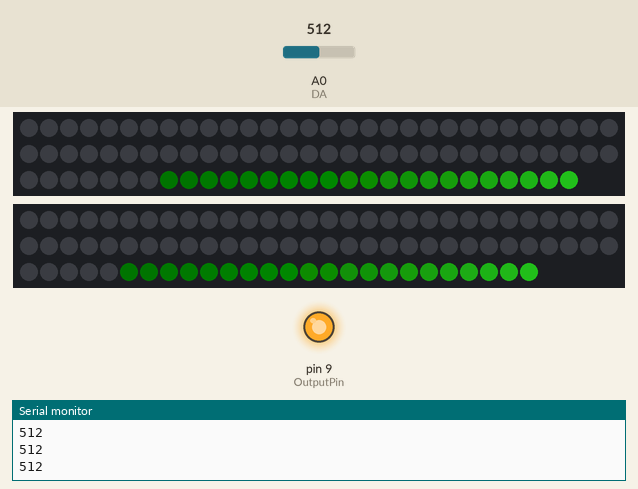
Simulated run of this sketch. Board: Arduino Uno, built with avr-gcc and run on an emulated ATmega328P. Parts: 88 RGB LEDs in strip order, left to right, continuing on the next row, 86 RGB LEDs in strip order, left to right, continuing on the next row, output pins drawn as LEDs (lit = HIGH), the last lines printed to the serial monitor. The test bench sets the inputs (shaded band); at power-on: A0 (DA) = 512. Dim RGB values are drawn brighter than linear; random numbers use the default seed unless the sketch sets one.

Above: at 2.7 s.
2.8 s: A0 (DA) set to 122
At 3.03 s:
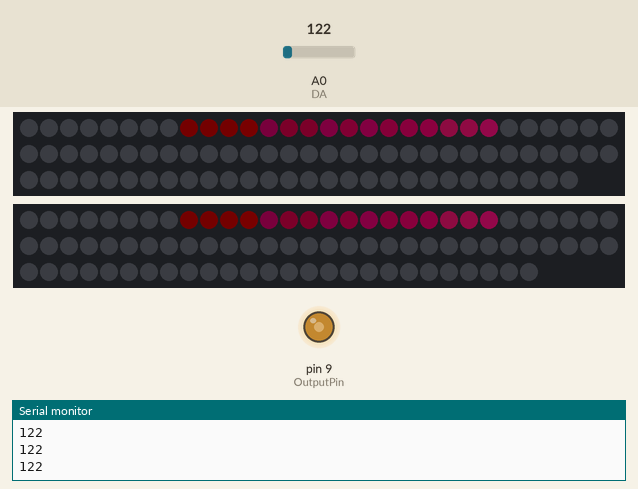
5.2 s: A0 (DA) set to 900
At 5.52 s:
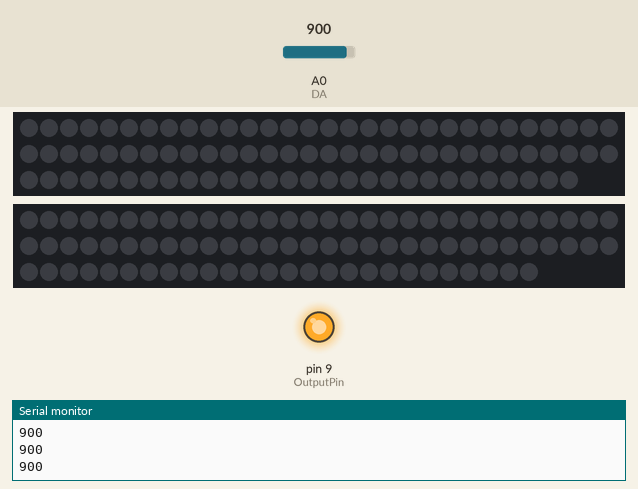
7.6 s: A0 (DA) set to 716
At 8.11 s:
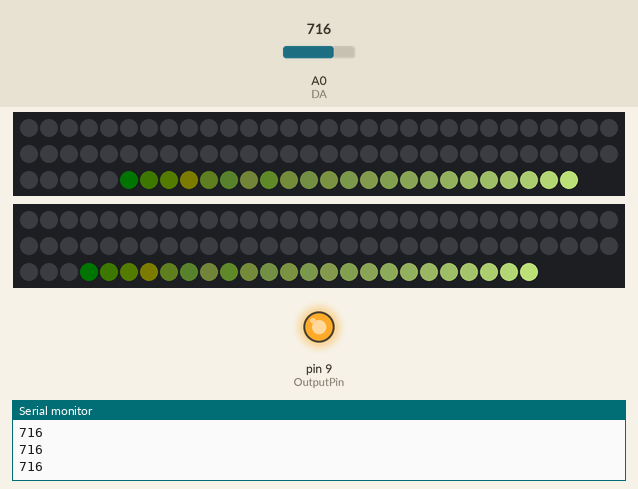
10.4 s: A0 (DA) set to 1023
At 11.38 s:
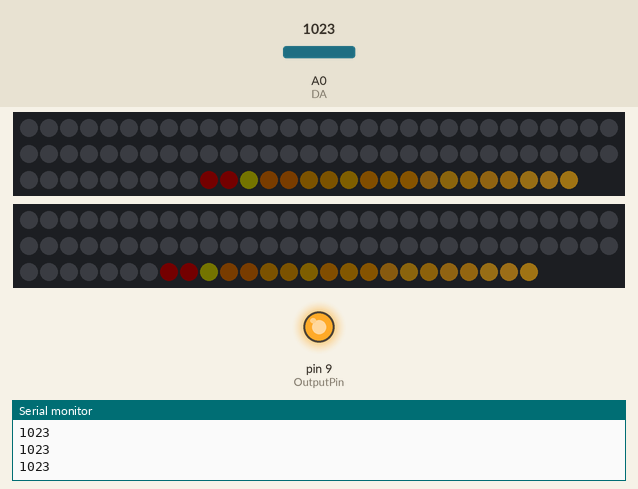
13.4 s: A0 (DA) set to 511
At 13.84 s:
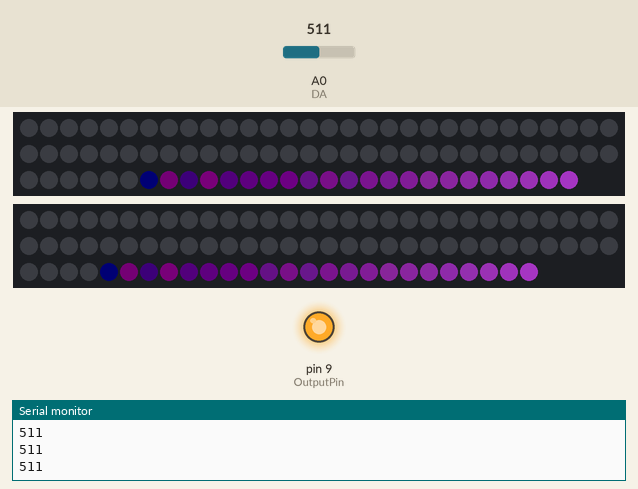
16.1 s: A0 (DA) set to 306
At 16.51 s:
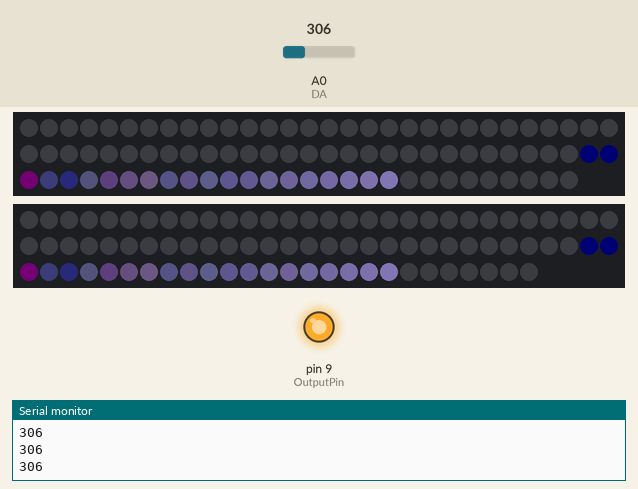
Timing chart, 0 to 19.1 s (numbered marks = the images above; inputs shaded):
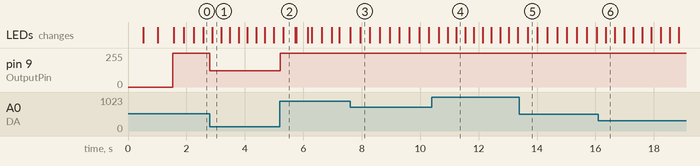

The sketch:

EC4.20.ino
```cpp
#include <FastLED.h>

#pragma region constants
#define LED_TYPE WS2812B
#define COLOR_ORDER GRB
int sensorvalue = 0;
float EMA_a = 0.6;
int EMA_S = 0;
int red = 0;
int green = 0;
int blue = 0;
int previous_value = 0;
#pragma endregion

#pragma region Variables
#define DATA_PIN 3
#define DATA_PIN2 4
#define OutputPin 9
#define NUM_LEDS 88
#define NUM_LEDS2 86
#define BRIGHTNESS 50
int DO = 2;    //Pin for Digital Output - DO
int DA = 0;    // Pin for Analog Output - AO
int trsh = 25; //Set minimum threshold for LED lit
#pragma endregion

#pragma region Strip Definitions
CRGB strip1[NUM_LEDS];
CRGB strip2[NUM_LEDS2];
#pragma endregion

void setup(){
    Serial.begin(38400);
    // pinMode(2, INPUT);
    pinMode(OutputPin, OUTPUT);
    FastLED.addLeds<LED_TYPE, DATA_PIN, COLOR_ORDER>(strip1, NUM_LEDS).setCorrection(TypicalLEDStrip);
    FastLED.addLeds<LED_TYPE, DATA_PIN2, COLOR_ORDER>(strip2, NUM_LEDS2).setCorrection(TypicalLEDStrip);
    EMA_S = analogRead(DA);

    #pragma region Color Initialization
    LEDS.showColor(CRGB(255, 0, 0));
    delay(500);
    LEDS.showColor(CRGB(0, 255, 0));
    delay(500);
    LEDS.showColor(CRGB(0, 0, 255));
    delay(500);
    LEDS.showColor(CRGB(0, 0, 0));
    #pragma endregion
}

#pragma region Fading
void fadeall1(){
  for (int i = (NUM_LEDS)-1; i >= 0; i--){
    strip1[i].nscale8(215);
  }
}

void fadeall2(){
 for (int i = (NUM_LEDS)-1; i >= 0; i--){
    strip2[i].nscale8(215);
    }
}
#pragma endregion

void loop(){
#pragma region maths
    sensorvalue = analogRead(DA); //Read the analog value
    EMA_S = (EMA_a * sensorvalue);
    int overtrsh = (EMA_S - trsh) >> 1;  //Divides by 2
    int overtrsh2 = (EMA_S - trsh) >> 1; //Divides by 2
    int avOvertrsh = (overtrsh + overtrsh2) >> 1;
    FastLED.setBrightness(avOvertrsh);
    analogWrite(OutputPin, sensorvalue);
#pragma endregion

#pragma region Color Definitions and LED Limiters
    int color1 = random8();
    int color2 = random8();
    int color3 = random8();

    if (overtrsh > NUM_LEDS)
    {
        overtrsh = NUM_LEDS;
    }
    if (overtrsh2 > NUM_LEDS2)
    {
        overtrsh2 = NUM_LEDS2;
    }


#pragma endregion

#pragma region Diagnosis
    // Serial.println(overtrsh);
    Serial.println(sensorvalue);
    // Serial.println(color3);
    // Serial.println(avOvertrsh);
    // Serial.println(EMA_S);
#pragma endregion

#pragma region Colors for Strip 1
    for (int i = 0; i < overtrsh && i < NUM_LEDS ; i++){
        strip1[i] = CRGB(color1,color2,color3);
        fadeall1();
    }

    for (int i = NUM_LEDS - 1; i > overtrsh - 1 && i >= 0; i--){
        strip1[i] = CRGB::Black;
    }

#pragma endregion

#pragma region Colors for Strip2
    for (int i = 0; i < overtrsh2 && i < NUM_LEDS2; i++){
        strip2[i] = CRGB(color1, color2, color3);
        fadeall2();
    }

    for (int i = NUM_LEDS2 - 1; i > overtrsh2 - 1 && i >= 0; i--){
        strip2[i] = CRGB::Black;
    }
#pragma endregion

    FastLED.show();
}
```

Measured:
- after the input at 2.8 s, pin 9 (OutputPin): 255/255 → 122/255 at once
- after the input at 5.2 s, pin 9 (OutputPin): 122/255 → 255/255 at once
